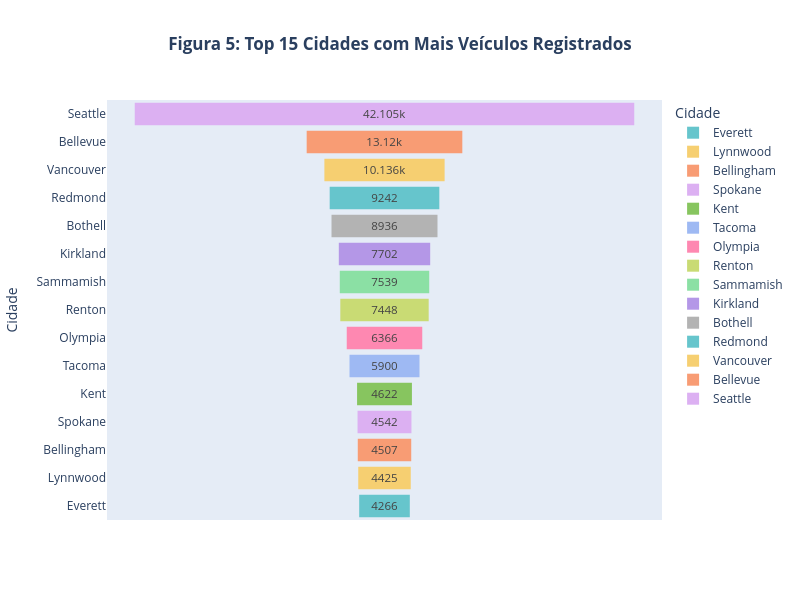

The code cell stored with this chart in its notebook:
### Code cell
# Plotando

fig = viz.top_cities_funnel(top_15_cidades)

fig.show()

### Figure 1 — Plotly figure (JSON) as saved in the notebook; plotly's stock layout.template omitted (floating-point values rounded to 4 significant figures)
{"data": [{"hovertemplate": "Cidade=%{y}<br>Quantidade=%{x}<extra></extra>", "legendgroup": "Everett", "marker": {"color": "rgb(102, 197, 204)"}, "name": "Everett", "orientation": "h", "showlegend": true, "type": "funnel", "x": [4266], "xaxis": "x", "y": ["Everett"], "yaxis": "y"}, {"hovertemplate": "Cidade=%{y}<br>Quantidade=%{x}<extra></extra>", "legendgroup": "Lynnwood", "marker": {"color": "rgb(246, 207, 113)"}, "name": "Lynnwood", "orientation": "h", "showlegend": true, "type": "funnel", "x": [4425], "xaxis": "x", "y": ["Lynnwood"], "yaxis": "y"}, {"hovertemplate": "Cidade=%{y}<br>Quantidade=%{x}<extra></extra>", "legendgroup": "Bellingham", "marker": {"color": "rgb(248, 156, 116)"}, "name": "Bellingham", "orientation": "h", "showlegend": true, "type": "funnel", "x": [4507], "xaxis": "x", "y": ["Bellingham"], "yaxis": "y"}, {"hovertemplate": "Cidade=%{y}<br>Quantidade=%{x}<extra></extra>", "legendgroup": "Spokane", "marker": {"color": "rgb(220, 176, 242)"}, "name": "Spokane", "orientation": "h", "showlegend": true, "type": "funnel", "x": [4542], "xaxis": "x", "y": ["Spokane"], "yaxis": "y"}, {"hovertemplate": "Cidade=%{y}<br>Quantidade=%{x}<extra></extra>", "legendgroup": "Kent", "marker": {"color": "rgb(135, 197, 95)"}, "name": "Kent", "orientation": "h", "showlegend": true, "type": "funnel", "x": [4622], "xaxis": "x", "y": ["Kent"], "yaxis": "y"}, {"hovertemplate": "Cidade=%{y}<br>Quantidade=%{x}<extra></extra>", "legendgroup": "Tacoma", "marker": {"color": "rgb(158, 185, 243)"}, "name": "Tacoma", "orientation": "h", "showlegend": true, "type": "funnel", "x": [5900], "xaxis": "x", "y": ["Tacoma"], "yaxis": "y"}, {"hovertemplate": "Cidade=%{y}<br>Quantidade=%{x}<extra></extra>", "legendgroup": "Olympia", "marker": {"color": "rgb(254, 136, 177)"}, "name": "Olympia", "orientation": "h", "showlegend": true, "type": "funnel", "x": [6366], "xaxis": "x", "y": ["Olympia"], "yaxis": "y"}, {"hovertemplate": "Cidade=%{y}<br>Quantidade=%{x}<extra></extra>", "legendgroup": "Renton", "marker": {"color": "rgb(201, 219, 116)"}, "name": "Renton", "orientation": "h", "showlegend": true, "type": "funnel", "x": [7448], "xaxis": "x", "y": ["Renton"], "yaxis": "y"}, {"hovertemplate": "Cidade=%{y}<br>Quantidade=%{x}<extra></extra>", "legendgroup": "Sammamish", "marker": {"color": "rgb(139, 224, 164)"}, "name": "Sammamish", "orientation": "h", "showlegend": true, "type": "funnel", "x": [7539], "xaxis": "x", "y": ["Sammamish"], "yaxis": "y"}, {"hovertemplate": "Cidade=%{y}<br>Quantidade=%{x}<extra></extra>", "legendgroup": "Kirkland", "marker": {"color": "rgb(180, 151, 231)"}, "name": "Kirkland", "orientation": "h", "showlegend": true, "type": "funnel", "x": [7702], "xaxis": "x", "y": ["Kirkland"], "yaxis": "y"}, {"hovertemplate": "Cidade=%{y}<br>Quantidade=%{x}<extra></extra>", "legendgroup": "Bothell", "marker": {"color": "rgb(179, 179, 179)"}, "name": "Bothell", "orientation": "h", "showlegend": true, "type": "funnel", "x": [8936], "xaxis": "x", "y": ["Bothell"], "yaxis": "y"}, {"hovertemplate": "Cidade=%{y}<br>Quantidade=%{x}<extra></extra>", "legendgroup": "Redmond", "marker": {"color": "rgb(102, 197, 204)"}, "name": "Redmond", "orientation": "h", "showlegend": true, "type": "funnel", "x": [9242], "xaxis": "x", "y": ["Redmond"], "yaxis": "y"}, {"hovertemplate": "Cidade=%{y}<br>Quantidade=%{x}<extra></extra>", "legendgroup": "Vancouver", "marker": {"color": "rgb(246, 207, 113)"}, "name": "Vancouver", "orientation": "h", "showlegend": true, "type": "funnel", "x": [10136], "xaxis": "x", "y": ["Vancouver"], "yaxis": "y"}, {"hovertemplate": "Cidade=%{y}<br>Quantidade=%{x}<extra></extra>", "legendgroup": "Bellevue", "marker": {"color": "rgb(248, 156, 116)"}, "name": "Bellevue", "orientation": "h", "showlegend": true, "type": "funnel", "x": [13120], "xaxis": "x", "y": ["Bellevue"], "yaxis": "y"}, {"hovertemplate": "Cidade=%{y}<br>Quantidade=%{x}<extra></extra>", "legendgroup": "Seattle", "marker": {"color": "rgb(220, 176, 242)"}, "name": "Seattle", "orientation": "h", "showlegend": true, "type": "funnel", "x": [42105], "xaxis": "x", "y": ["Seattle"], "yaxis": "y"}], "layout": {"height": 600, "legend": {"title": {"text": "Cidade"}, "tracegroupgap": 0}, "title": {"text": "<b>Figura 5: Top 15 Cidades com Mais Veículos Registrados<b>", "x": 0.5}, "width": 800, "xaxis": {"anchor": "y", "domain": [0.0, 1.0], "title": {"text": "Quantidade"}}, "yaxis": {"anchor": "x", "categoryarray": ["Seattle", "Bellevue", "Vancouver", "Redmond", "Bothell", "Kirkland", "Sammamish", "Renton", "Olympia", "Tacoma", "Kent", "Spokane", "Bellingham", "Lynnwood", "Everett"], "categoryorder": "array", "domain": [0.0, 1.0], "title": {"text": "Cidade"}}}}
